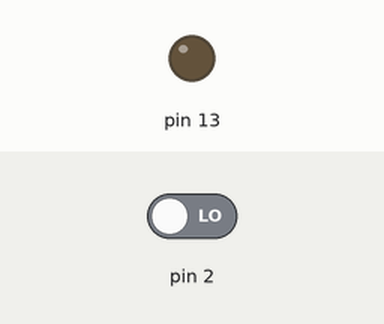
Recording of a sketch running on a simulated Arduino Uno, built with avr-gcc and run on an emulated ATmega328P. Shown: output pins drawn as LEDs (lit = HIGH). The inputs (shaded band) are chosen by the test bench; at power-on: pin 2 LOW.

Above: at 1.2 s.
1.3 s: pin 2 driven HIGH
At 2.7 s:
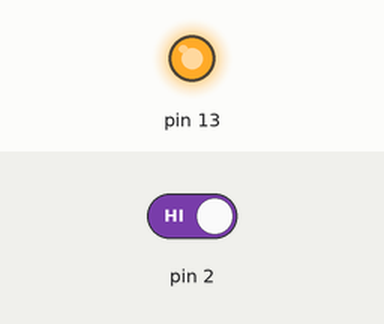
Timing chart, 0 to 7.8 s (numbered marks = the images above; inputs shaded):
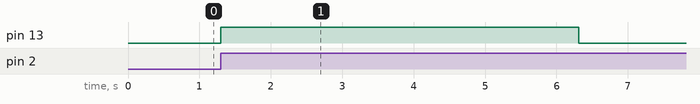

Measured:
- after the input at 1.3 s, pin 13: LOW → HIGH after 0.00 s instead of 3.7 s

The sketch:

FarolA.ino
```cpp
volatile uint16_t overflows = 0;

volatile bool isPressed = false;

void pressButton() {
    isPressed = true;
}

void releaseButton() {
    isPressed = false;
}

// This function will be called every time TIMER2 overflows
// and it is binded to Timer2 Overflow Interrupt Service Routine
ISR(TIMER2_OVF_vect) {
    overflows ++;
    if (overflows == 306) {
        overflows = 0;
        // Toggle the LED state
        digitalWrite(13, !digitalRead(13));
    }
}

void setup() {
    // Set pin 13 as output
    pinMode(13, OUTPUT);
    // Set pin 2 as input
    pinMode(2, INPUT);

    // Attach interrupt to pin 2 through specifc function
    // attachInterrupt that can only be used with Arduino
    // pins that are interrupt capable (2 and 3 on the Uno)
    attachInterrupt(
        digitalPinToInterrupt(2), pressButton, RISING
    );

    // Set TIMER2 to normal mode
    // Arduino UNO has two controller registers for TIMER2: TCCR2A and TCCR2B
    TCCR2A = 0b00000000; // normal operation mode
    TCCR2B = 0b00000111; // enabling 1024 prescaler
    // Enable TIMER2 overflow interrupt. When we enable it it will be
    // binded to a ISR function that we need to implement in our code
    // As Timer2 can only count to 255 we need to count the times it overflows
    // So we will build it in our ISR function
    TIMSK2 = TIMSK2 | 0b00000001;

    // At the end we need to enable global interrupts
    sei();

}

void loop() {
    // we'll handle the button press outside the ISR in order to
    // avoid blocking the ISR
    if (isPressed) {
        // if we press the button we should anticipate toggling the LED state
        // How to proceed here?
        // 1. Toggle the LED state
        digitalWrite(13, !digitalRead(13));
        // 2. Clear all overflow counters
        overflows = 0;
        // 3. Clear Timer2 counter
        TCNT2 = 0;
        // 4. Release the button
        releaseButton();
    }
}
```
